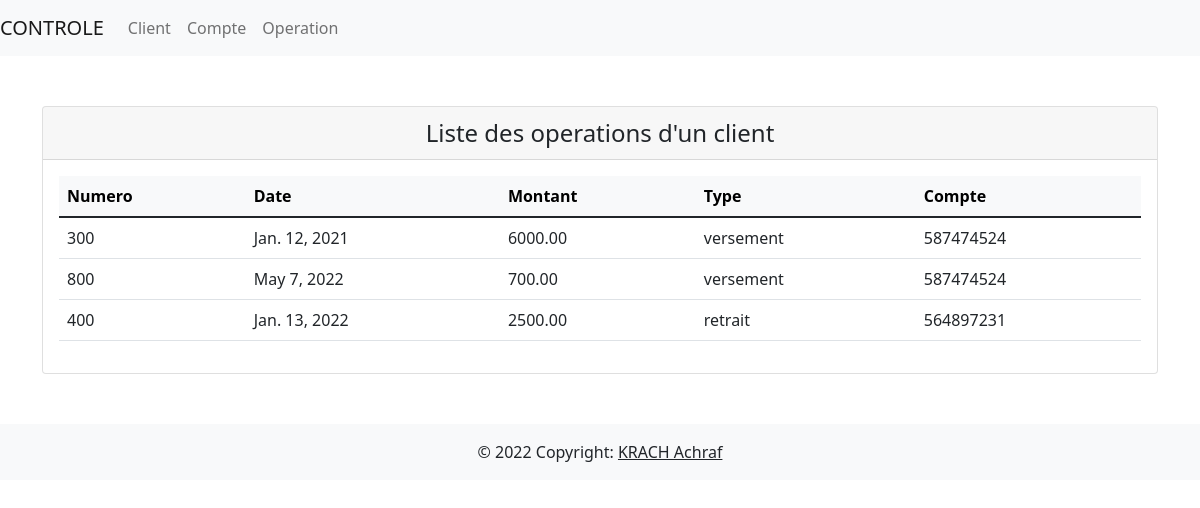
Page /controle/operations_client/c200 on the committed database.
### krach_achraf/models.py (models this page shows, shortened)
class Operation(models.Model):
    types = [
        ('versement', 'versement'),
        ('retrait', 'retrait')
    ]
    numOperation = models.IntegerField(primary_key=True)
    dateOperation = models.DateField()
    montant = models.DecimalField(max_digits=6, decimal_places=2)
    typeOperation = models.CharField(max_length=10, choices=types)
    compte = models.ForeignKey(Compte, on_delete=models.CASCADE)

class Compte(models.Model):
    num = models.CharField(max_length=16)
    dateCreation = models.DateField()
    solde = models.DecimalField(max_digits=10, decimal_places=2)
    client = models.ForeignKey(Client, on_delete=models.CASCADE)

### krach_achraf/views.py (the view)
# urls.py: path('operations_client/<str:code>', views.get_operations_client, name='get_operations_client'),
def get_operations_client(request, code):
    operations = Operation.objects.select_related('compte__client').filter(compte__client=code)
    return render(request, 'listes/operations.html', {'operations': operations})

### templates/listes/operations.html
{% extends 'index.html' %}
{% block content %}
    <div class="card">
        <div class="card-header" style="text-align: center; font-size: x-large">Liste des operations d'un client</div>
        <div class="card-body">
            <table class="table table-hover">
                <thead  class="table-light">
                <tr>
                    <th>Numero</th>
                    <th>Date</th>
                    <th>Montant</th>
                    <th>Type</th>
                    <th>Compte</th>
                </tr>
                </thead>
                <tbody>
                {% for operation in operations %}
                    <tr>
                        <td>{{ operation.numOperation }}</td>
                        <td>{{ operation.dateOperation }}</td>
                        <td>{{ operation.montant }}</td>
                        <td>{{ operation.typeOperation }}</td>
                        <td>{{ operation.compte.num }}</td>
                    </tr>
                {% endfor %}
                </tbody>
            </table>
        </div>
    </div>
{% endblock content %}

### rows in the picture
Operation: numOperation "300", dateOperation "Jan. 12, 2021", montant "6000.00", typeOperation "versement", compte.num "587474524"
Operation: numOperation "800", dateOperation "May 7, 2022", montant "700.00", typeOperation "versement", compte.num "587474524"
Operation: numOperation "400", dateOperation "Jan. 13, 2022", montant "2500.00", typeOperation "retrait", compte.num "564897231"
